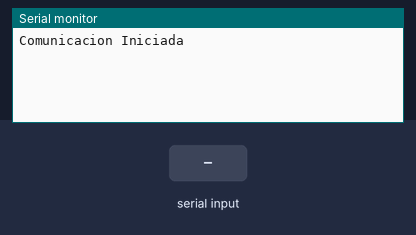
The sketch below on a simulated Arduino Mega 2560, built with avr-gcc and run on an emulated ATmega2560. Parts: the last lines printed to the serial monitor. Inputs (shaded band) come from the test bench.

Above: at 1.2 s.
1.3 s: "1" received over the second serial link
At 1.7 s:
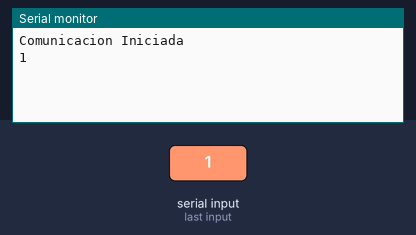
2.8 s: "0" received over the second serial link
At 4.0 s:
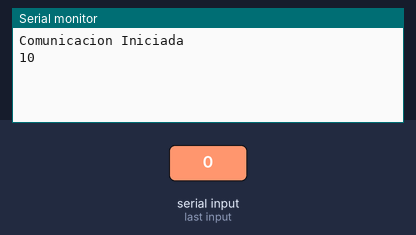

The sketch:

comandos_AT.ino
```cpp
void setup() {
  Serial.begin(9600);
  Serial.println("Comunicacion Iniciada");
  Serial1.begin(38400);
}

void loop() {
  //COMANDO AT (?)
  if(Serial1.available()>0){ //Si el Módulo Bluetooth envia informacion
      Serial.write(Serial1.read()); //Se escribe en el monitor en serie, lo que envia el Modulo
    }
    //COMANDOS AT(=)
  if(Serial.available()>0){// Si el Monitor en Serie envia informacion
      Serial1.write(Serial.read()); // Se escribe en el modulo Bluetooth
    }

}
```

Measured:
- after the input at 1.3 s, the serial monitor: prints a new line at once (image 1)
- after the input at 2.8 s, the serial monitor: prints a new line at once (image 2)
